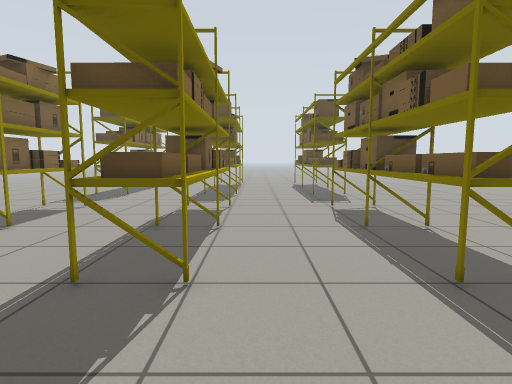
view 1 (above)

15 first-person views from a walk through a robot-simulator world made for Gazebo. The camera is 0.94 m above the floor, tilts 6° down and sees 80° across. The floor is counted in squares, 0.5 m on a side. Each view is taken from the middle of a square. On the plan, view 1 faces up. The plan holds only what a view shows up to about 16 squares ahead; the rest is blank.

view 2
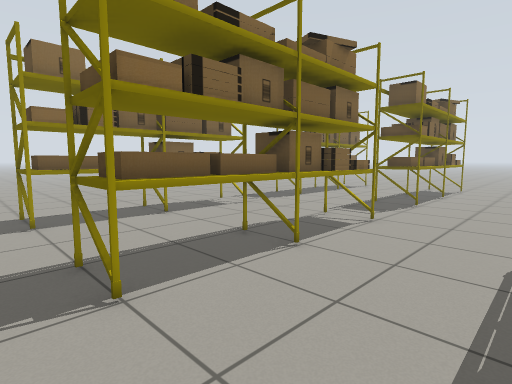

view 3
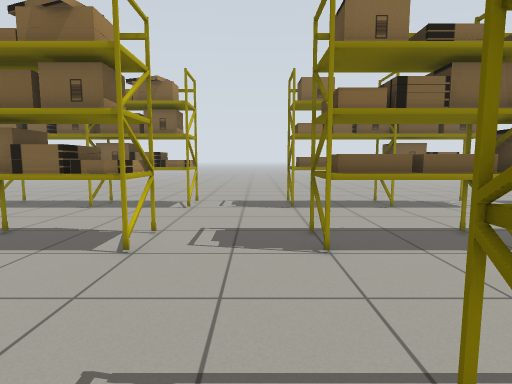

view 4
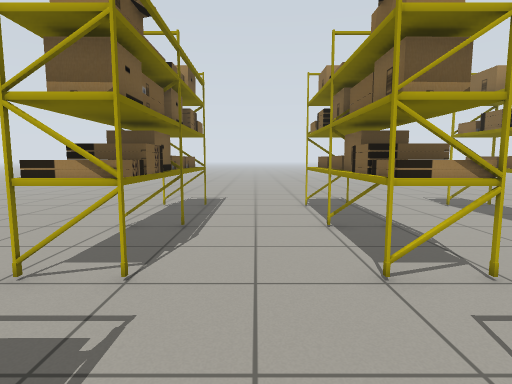

view 5
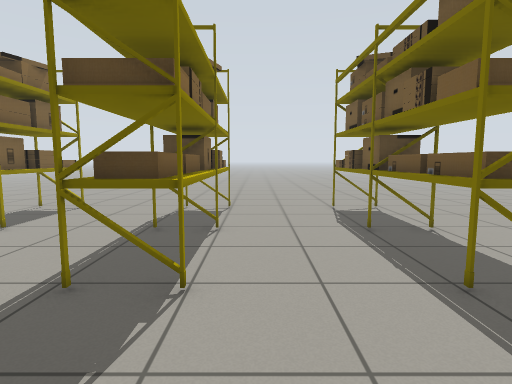

view 6
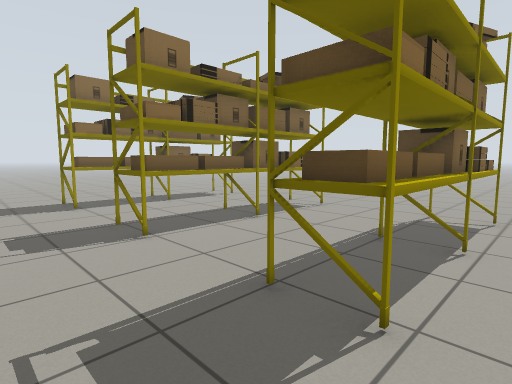

view 7
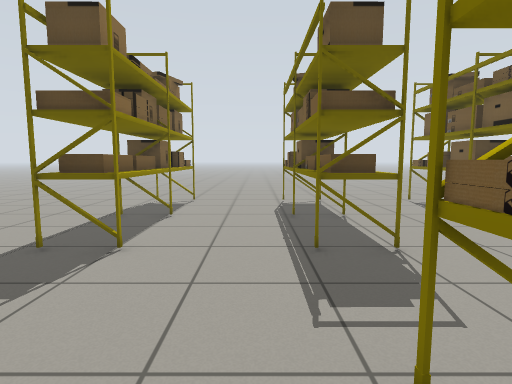

view 8
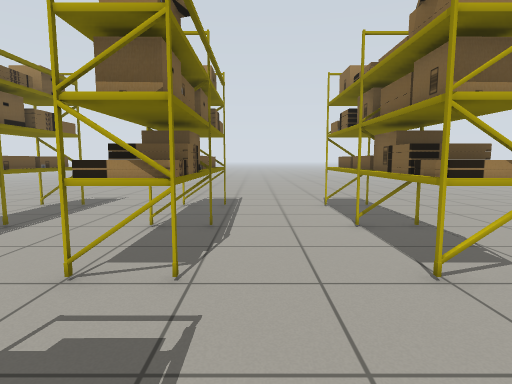

view 9
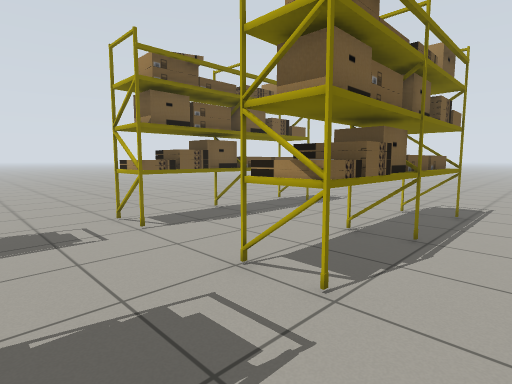

view 10
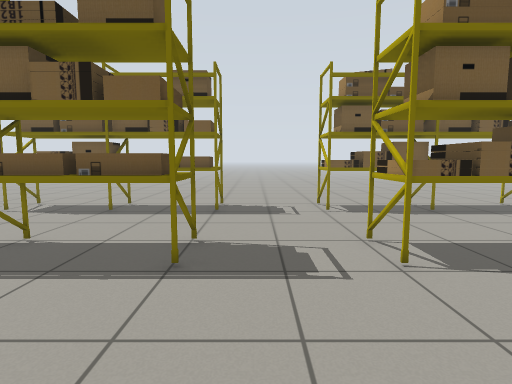

view 11
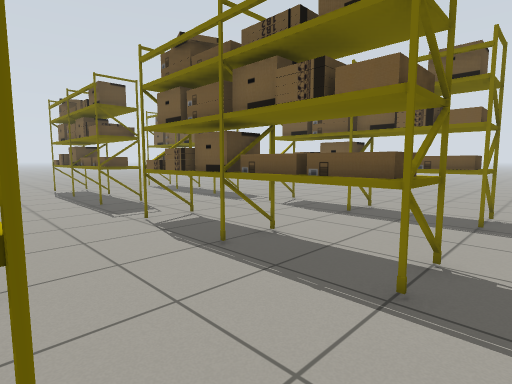

view 12
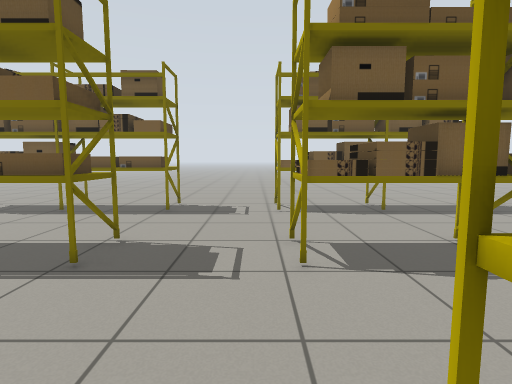

view 13
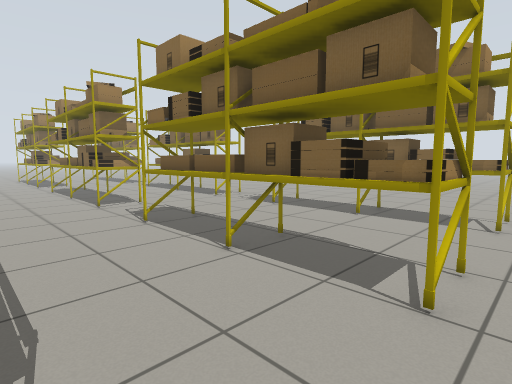

view 14
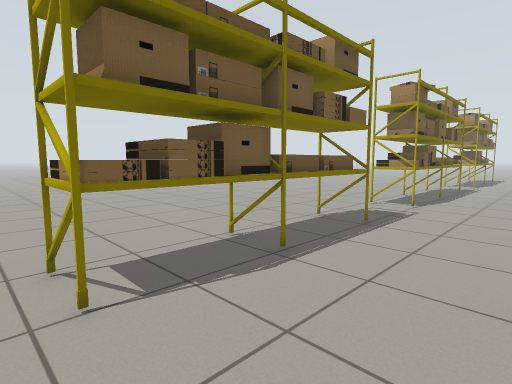

view 15
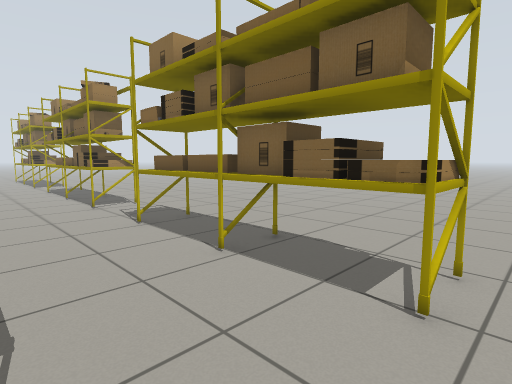

### Floor plan
Key: @ floor where view 1 was taken; . floor; S shelf.
Columns run from 10 left of view 1 to 6 right of it. Each row starts with its distance up from view 1.
 25 .................
 24 ..SS...SSS...SSS.
 23 ..SS....SS...SS..
 22 ..SS....SS...SS..
 21 ..SS....SS...SS..
 20 ..SS...SSS...SSS.
 19 ..SS....SS...SS..
 18 ..SS....SS...SS..
 17 ..SS....SS...SS..
 16 ..SS...SSS...SSS.
 15 .................
 14 .................
 13 .................
 12 ..SS...SSS...SSS.
 11 ..SS....SS...SS..
 10 ..SS....SS...SS..
  9 ..SS....SS...SS..
  8 ..SS...SSS...SSS.
  7 ..SS....SS...SS..
  6 ..SS....SS...SS..
  5 ..SS...SSS...SSS.
  4 .................
  3 .................
  2 .................
  1 .................
  0 ..SS...SSS@..SSS.
 -1 ..SS....SS...SS..
 -2 ..SS....SS...SS..
 -3 ..SS....SS...SS..
 -4 ..SS...SSS...SSS.
 -5 ..SS....SS...SS..
 -6 ..SS....SS...SS..
 -7 ..SS...SSS...SSS.
 -8 .................
 -9 .................

Positions as (right, up) in squares from view 1, and headings:
1: (0, 0), facing up
2: (3, 3), facing up-left
3: (5, 3), facing left
4: (1, 5), facing down
5: (0, 12), facing up
6: (6, 13), facing up-left
7: (-4, 10), facing up
8: (-4, 5), facing down
9: (-5, 4), facing down-right
10: (-8, 3), facing right
11: (-7, 3), facing up-right
12: (-8, 13), facing right
13: (3, 25), facing down-left
14: (-1, 25), facing down-right
15: (-3, 25), facing down-left
